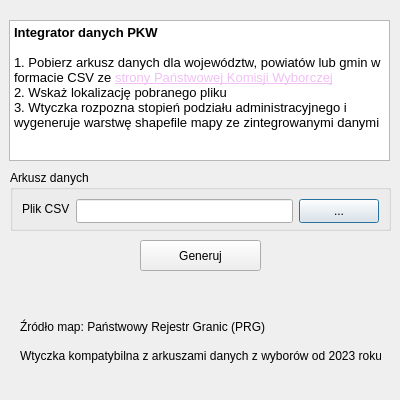
<?xml version="1.0" encoding="UTF-8"?>
<ui version="4.0">
 <class>Dialog</class>
 <widget class="QDialog" name="Dialog">
  <property name="geometry">
   <rect>
    <x>0</x>
    <y>0</y>
    <width>400</width>
    <height>400</height>
   </rect>
  </property>
  <property name="windowTitle">
   <string>Dialog</string>
  </property>
  <widget class="QGroupBox" name="groupBox">
   <property name="geometry">
    <rect>
     <x>10</x>
     <y>170</y>
     <width>381</width>
     <height>61</height>
    </rect>
   </property>
   <property name="title">
    <string>Arkusz danych</string>
   </property>
   <layout class="QHBoxLayout" name="horizontalLayout">
    <item>
     <widget class="QLabel" name="label">
      <property name="text">
       <string>Plik CSV</string>
      </property>
     </widget>
    </item>
    <item>
     <widget class="QLineEdit" name="lineEdit">
      <property name="minimumSize">
       <size>
        <width>0</width>
        <height>24</height>
       </size>
      </property>
     </widget>
    </item>
    <item>
     <widget class="QPushButton" name="pushButton">
      <property name="minimumSize">
       <size>
        <width>8</width>
        <height>24</height>
       </size>
      </property>
      <property name="text">
       <string>...</string>
      </property>
     </widget>
    </item>
   </layout>
  </widget>
  <widget class="QPushButton" name="pushButton_3">
   <property name="geometry">
    <rect>
     <x>140</x>
     <y>240</y>
     <width>121</width>
     <height>31</height>
    </rect>
   </property>
   <property name="text">
    <string>Generuj</string>
   </property>
  </widget>
  <widget class="QTextBrowser" name="textBrowser">
   <property name="geometry">
    <rect>
     <x>9</x>
     <y>20</y>
     <width>381</width>
     <height>141</height>
    </rect>
   </property>
   <property name="html">
    <string>&lt;!DOCTYPE HTML PUBLIC &quot;-//W3C//DTD HTML 4.0//EN&quot; &quot;http://www.w3.org/TR/REC-html40/strict.dtd&quot;&gt;
&lt;html&gt;&lt;head&gt;&lt;meta name=&quot;qrichtext&quot; content=&quot;1&quot; /&gt;&lt;meta charset=&quot;utf-8&quot; /&gt;&lt;style type=&quot;text/css&quot;&gt;
p, li { white-space: pre-wrap; }
hr { height: 1px; border-width: 0; }
li.unchecked::marker { content: &quot;\2610&quot;; }
li.checked::marker { content: &quot;\2612&quot;; }
&lt;/style&gt;&lt;/head&gt;&lt;body style=&quot; font-family:'Segoe UI'; font-size:9pt; font-weight:400; font-style:normal;&quot;&gt;
&lt;p style=&quot; margin-top:0px; margin-bottom:0px; margin-left:0px; margin-right:0px; -qt-block-indent:0; text-indent:0px;&quot;&gt;&lt;span style=&quot; font-size:10pt; font-weight:700;&quot;&gt;Integrator danych PKW&lt;/span&gt;&lt;/p&gt;
&lt;p style=&quot;-qt-paragraph-type:empty; margin-top:0px; margin-bottom:0px; margin-left:0px; margin-right:0px; -qt-block-indent:0; text-indent:0px; font-size:10pt;&quot;&gt;&lt;br /&gt;&lt;/p&gt;
&lt;p style=&quot; margin-top:0px; margin-bottom:0px; margin-left:0px; margin-right:0px; -qt-block-indent:0; text-indent:0px;&quot;&gt;&lt;span style=&quot; font-size:10pt;&quot;&gt;1. Pobierz arkusz danych dla województw, powiatów lub gmin w formacie CSV ze &lt;/span&gt;&lt;a href=&quot;https://pkw.gov.pl&quot;&gt;&lt;span style=&quot; font-size:10pt; text-decoration: underline; color:#f0c0f4;&quot;&gt;strony Państwowej Komisji Wyborczej&lt;/span&gt;&lt;/a&gt;&lt;/p&gt;
&lt;p style=&quot; margin-top:0px; margin-bottom:0px; margin-left:0px; margin-right:0px; -qt-block-indent:0; text-indent:0px;&quot;&gt;&lt;span style=&quot; font-size:10pt;&quot;&gt;2. Wskaż lokalizację pobranego pliku&lt;/span&gt;&lt;/p&gt;
&lt;p style=&quot; margin-top:0px; margin-bottom:0px; margin-left:0px; margin-right:0px; -qt-block-indent:0; text-indent:0px;&quot;&gt;&lt;span style=&quot; font-size:10pt;&quot;&gt;3. Wtyczka rozpozna stopień podziału administracyjnego i wygeneruje warstwę shapefile mapy ze zintegrowanymi danymi&lt;/span&gt;&lt;/p&gt;&lt;/body&gt;&lt;/html&gt;</string>
   </property>
  </widget>
  <widget class="QLabel" name="label_2">
   <property name="geometry">
    <rect>
     <x>20</x>
     <y>311</y>
     <width>361</width>
     <height>31</height>
    </rect>
   </property>
   <property name="text">
    <string>Źródło map: Państwowy Rejestr Granic (PRG)</string>
   </property>
  </widget>
  <widget class="QLabel" name="label_3">
   <property name="geometry">
    <rect>
     <x>20</x>
     <y>340</y>
     <width>361</width>
     <height>31</height>
    </rect>
   </property>
   <property name="text">
    <string>Wtyczka kompatybilna z arkuszami danych z wyborów od 2023 roku</string>
   </property>
  </widget>
 </widget>
 <resources/>
 <connections/>
</ui>
